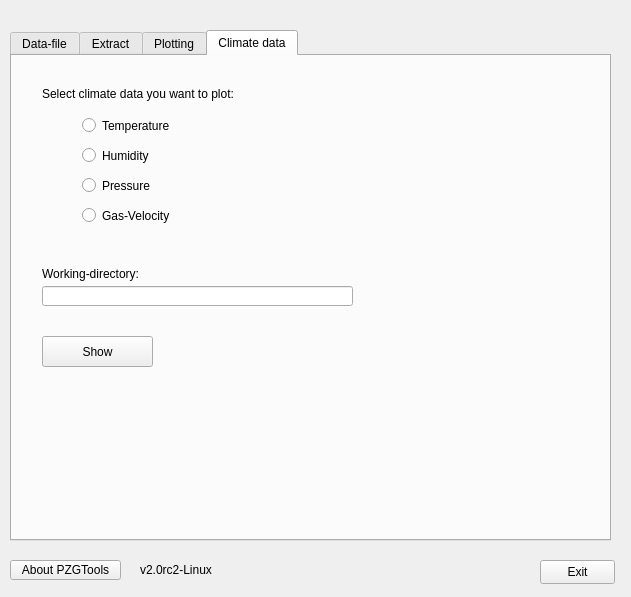
<ui version="4.0" >
 <class>objectPZGtools</class>
 <widget class="QWidget" name="objectPZGtools" >
  <property name="windowModality" >
   <enum>Qt::NonModal</enum>
  </property>
  <property name="geometry" >
   <rect>
    <x>0</x>
    <y>0</y>
    <width>631</width>
    <height>597</height>
   </rect>
  </property>
  <property name="windowTitle" >
   <string>PZG-Tools 2</string>
  </property>
  <property name="windowIcon" >
   <iconset resource="pzg.qrc" >:/new/prefix1/icons/Settings2.png</iconset>
  </property>
  <widget class="QPushButton" name="cmdExit" >
   <property name="geometry" >
    <rect>
     <x>540</x>
     <y>560</y>
     <width>75</width>
     <height>24</height>
    </rect>
   </property>
   <property name="text" >
    <string>Exit</string>
   </property>
  </widget>
  <widget class="QPushButton" name="b_about" >
   <property name="geometry" >
    <rect>
     <x>10</x>
     <y>560</y>
     <width>111</width>
     <height>20</height>
    </rect>
   </property>
   <property name="text" >
    <string>About PZGTools</string>
   </property>
  </widget>
  <widget class="QLabel" name="label_7" >
   <property name="geometry" >
    <rect>
     <x>140</x>
     <y>560</y>
     <width>101</width>
     <height>19</height>
    </rect>
   </property>
   <property name="text" >
    <string>v2.0rc2-Linux</string>
   </property>
  </widget>
  <widget class="QTabWidget" name="tabWidget" >
   <property name="geometry" >
    <rect>
     <x>10</x>
     <y>30</y>
     <width>601</width>
     <height>511</height>
    </rect>
   </property>
   <property name="currentIndex" >
    <number>3</number>
   </property>
   <widget class="QWidget" name="tabDatafile" >
    <attribute name="title" >
     <string>Data-file</string>
    </attribute>
    <widget class="QLineEdit" name="e_PathFile" >
     <property name="geometry" >
      <rect>
       <x>10</x>
       <y>50</y>
       <width>471</width>
       <height>21</height>
      </rect>
     </property>
    </widget>
    <widget class="QPushButton" name="b_OpenDatafile" >
     <property name="geometry" >
      <rect>
       <x>490</x>
       <y>50</y>
       <width>75</width>
       <height>20</height>
      </rect>
     </property>
     <property name="text" >
      <string>open ...</string>
     </property>
    </widget>
    <widget class="QTextBrowser" name="textEdit" >
     <property name="geometry" >
      <rect>
       <x>10</x>
       <y>90</y>
       <width>561</width>
       <height>231</height>
      </rect>
     </property>
    </widget>
    <widget class="QLineEdit" name="e_workdir" >
     <property name="geometry" >
      <rect>
       <x>10</x>
       <y>370</y>
       <width>461</width>
       <height>20</height>
      </rect>
     </property>
    </widget>
    <widget class="QPushButton" name="b_OpenWorkdir" >
     <property name="geometry" >
      <rect>
       <x>484</x>
       <y>370</y>
       <width>91</width>
       <height>20</height>
      </rect>
     </property>
     <property name="text" >
      <string>set WorkDir</string>
     </property>
    </widget>
   </widget>
   <widget class="QWidget" name="tabExtract" >
    <attribute name="title" >
     <string>Extract</string>
    </attribute>
    <widget class="QCheckBox" name="chk_03" >
     <property name="geometry" >
      <rect>
       <x>30</x>
       <y>60</y>
       <width>70</width>
       <height>19</height>
      </rect>
     </property>
     <property name="text" >
      <string>0.3</string>
     </property>
    </widget>
    <widget class="QLabel" name="label" >
     <property name="geometry" >
      <rect>
       <x>20</x>
       <y>30</y>
       <width>301</width>
       <height>16</height>
      </rect>
     </property>
     <property name="text" >
      <string>Select particle size you want to extract (particle size in µm):</string>
     </property>
    </widget>
    <widget class="QCheckBox" name="chk_05" >
     <property name="geometry" >
      <rect>
       <x>30</x>
       <y>90</y>
       <width>70</width>
       <height>19</height>
      </rect>
     </property>
     <property name="text" >
      <string>0.5</string>
     </property>
    </widget>
    <widget class="QCheckBox" name="chk_07" >
     <property name="geometry" >
      <rect>
       <x>30</x>
       <y>120</y>
       <width>70</width>
       <height>19</height>
      </rect>
     </property>
     <property name="text" >
      <string>0.7</string>
     </property>
    </widget>
    <widget class="QCheckBox" name="chk_10" >
     <property name="geometry" >
      <rect>
       <x>30</x>
       <y>150</y>
       <width>70</width>
       <height>19</height>
      </rect>
     </property>
     <property name="text" >
      <string>1.0</string>
     </property>
    </widget>
    <widget class="QCheckBox" name="chk_20" >
     <property name="geometry" >
      <rect>
       <x>140</x>
       <y>60</y>
       <width>70</width>
       <height>19</height>
      </rect>
     </property>
     <property name="text" >
      <string>2.0</string>
     </property>
    </widget>
    <widget class="QCheckBox" name="chk_50" >
     <property name="geometry" >
      <rect>
       <x>140</x>
       <y>90</y>
       <width>70</width>
       <height>19</height>
      </rect>
     </property>
     <property name="text" >
      <string>5.0</string>
     </property>
    </widget>
    <widget class="QCheckBox" name="chk_70" >
     <property name="geometry" >
      <rect>
       <x>140</x>
       <y>120</y>
       <width>70</width>
       <height>19</height>
      </rect>
     </property>
     <property name="text" >
      <string>7.0</string>
     </property>
    </widget>
    <widget class="QCheckBox" name="chk_100" >
     <property name="geometry" >
      <rect>
       <x>140</x>
       <y>150</y>
       <width>70</width>
       <height>19</height>
      </rect>
     </property>
     <property name="text" >
      <string>10.0</string>
     </property>
    </widget>
    <widget class="QPushButton" name="b_extract" >
     <property name="geometry" >
      <rect>
       <x>20</x>
       <y>300</y>
       <width>151</width>
       <height>31</height>
      </rect>
     </property>
     <property name="text" >
      <string>Extract </string>
     </property>
    </widget>
    <widget class="QLineEdit" name="e_outfile" >
     <property name="geometry" >
      <rect>
       <x>20</x>
       <y>230</y>
       <width>341</width>
       <height>20</height>
      </rect>
     </property>
     <property name="text" >
      <string>out.dat</string>
     </property>
    </widget>
    <widget class="QLabel" name="label_2" >
     <property name="geometry" >
      <rect>
       <x>20</x>
       <y>210</y>
       <width>311</width>
       <height>16</height>
      </rect>
     </property>
     <property name="text" >
      <string>Name of the output data-file prefix:</string>
     </property>
    </widget>
   </widget>
   <widget class="QWidget" name="tabPlot" >
    <attribute name="title" >
     <string>Plotting</string>
    </attribute>
    <widget class="QLineEdit" name="e_plotfile" >
     <property name="geometry" >
      <rect>
       <x>30</x>
       <y>40</y>
       <width>191</width>
       <height>20</height>
      </rect>
     </property>
     <property name="text" >
      <string>myplot.plt</string>
     </property>
    </widget>
    <widget class="QLineEdit" name="e_title" >
     <property name="geometry" >
      <rect>
       <x>30</x>
       <y>100</y>
       <width>281</width>
       <height>20</height>
      </rect>
     </property>
     <property name="toolTip" >
      <string>Do not use spaces for the title name, use _ or - , for example: laminarflow_0.3um_roomnumber_346</string>
     </property>
     <property name="text" >
      <string>title_of_the_plot</string>
     </property>
    </widget>
    <widget class="QGroupBox" name="groupBox" >
     <property name="geometry" >
      <rect>
       <x>30</x>
       <y>160</y>
       <width>541</width>
       <height>311</height>
      </rect>
     </property>
     <property name="title" >
      <string>Select data-files from extraction:</string>
     </property>
     <widget class="QPushButton" name="b_openData1" >
      <property name="geometry" >
       <rect>
        <x>20</x>
        <y>30</y>
        <width>111</width>
        <height>24</height>
       </rect>
      </property>
      <property name="text" >
       <string>Data-file 1</string>
      </property>
     </widget>
     <widget class="QPushButton" name="b_openData2" >
      <property name="geometry" >
       <rect>
        <x>20</x>
        <y>70</y>
        <width>111</width>
        <height>24</height>
       </rect>
      </property>
      <property name="text" >
       <string>Data-file 2</string>
      </property>
     </widget>
     <widget class="QPushButton" name="b_openData3" >
      <property name="geometry" >
       <rect>
        <x>20</x>
        <y>110</y>
        <width>111</width>
        <height>24</height>
       </rect>
      </property>
      <property name="text" >
       <string>Data-file 3</string>
      </property>
     </widget>
     <widget class="QPushButton" name="b_openData4" >
      <property name="geometry" >
       <rect>
        <x>20</x>
        <y>150</y>
        <width>111</width>
        <height>24</height>
       </rect>
      </property>
      <property name="text" >
       <string>Data-file 4</string>
      </property>
     </widget>
     <widget class="QPushButton" name="b_openData5" >
      <property name="geometry" >
       <rect>
        <x>20</x>
        <y>190</y>
        <width>111</width>
        <height>24</height>
       </rect>
      </property>
      <property name="text" >
       <string>Data-file 5</string>
      </property>
     </widget>
     <widget class="QLineEdit" name="e_data1" >
      <property name="geometry" >
       <rect>
        <x>170</x>
        <y>30</y>
        <width>351</width>
        <height>20</height>
       </rect>
      </property>
     </widget>
     <widget class="QLineEdit" name="e_data2" >
      <property name="geometry" >
       <rect>
        <x>170</x>
        <y>70</y>
        <width>351</width>
        <height>20</height>
       </rect>
      </property>
     </widget>
     <widget class="QLineEdit" name="e_data3" >
      <property name="geometry" >
       <rect>
        <x>170</x>
        <y>110</y>
        <width>351</width>
        <height>20</height>
       </rect>
      </property>
     </widget>
     <widget class="QLineEdit" name="e_data4" >
      <property name="geometry" >
       <rect>
        <x>170</x>
        <y>150</y>
        <width>351</width>
        <height>20</height>
       </rect>
      </property>
     </widget>
     <widget class="QLineEdit" name="e_data5" >
      <property name="geometry" >
       <rect>
        <x>170</x>
        <y>190</y>
        <width>351</width>
        <height>20</height>
       </rect>
      </property>
     </widget>
     <widget class="QPushButton" name="b_plot" >
      <property name="geometry" >
       <rect>
        <x>440</x>
        <y>270</y>
        <width>75</width>
        <height>24</height>
       </rect>
      </property>
      <property name="text" >
       <string>Plot!</string>
      </property>
     </widget>
    </widget>
    <widget class="QLabel" name="label_3" >
     <property name="geometry" >
      <rect>
       <x>30</x>
       <y>20</y>
       <width>231</width>
       <height>19</height>
      </rect>
     </property>
     <property name="text" >
      <string>Name of the plotfile to create:</string>
     </property>
    </widget>
    <widget class="QLabel" name="label_4" >
     <property name="geometry" >
      <rect>
       <x>30</x>
       <y>80</y>
       <width>261</width>
       <height>19</height>
      </rect>
     </property>
     <property name="text" >
      <string>Title of the plot (do NOT use spaces!) :</string>
     </property>
    </widget>
   </widget>
   <widget class="QWidget" name="tabClimate" >
    <attribute name="title" >
     <string>Climate data</string>
    </attribute>
    <widget class="QLabel" name="label_5" >
     <property name="geometry" >
      <rect>
       <x>30</x>
       <y>30</y>
       <width>301</width>
       <height>16</height>
      </rect>
     </property>
     <property name="text" >
      <string>Select climate data you want to plot:</string>
     </property>
    </widget>
    <widget class="QPushButton" name="b_getClima" >
     <property name="geometry" >
      <rect>
       <x>30</x>
       <y>280</y>
       <width>111</width>
       <height>31</height>
      </rect>
     </property>
     <property name="text" >
      <string>Show</string>
     </property>
    </widget>
    <widget class="QLineEdit" name="e_climateWorkDir" >
     <property name="enabled" >
      <bool>true</bool>
     </property>
     <property name="geometry" >
      <rect>
       <x>30</x>
       <y>230</y>
       <width>311</width>
       <height>20</height>
      </rect>
     </property>
    </widget>
    <widget class="QRadioButton" name="radio_temp" >
     <property name="geometry" >
      <rect>
       <x>70</x>
       <y>60</y>
       <width>121</width>
       <height>19</height>
      </rect>
     </property>
     <property name="text" >
      <string>Temperature</string>
     </property>
    </widget>
    <widget class="QRadioButton" name="radio_humi" >
     <property name="geometry" >
      <rect>
       <x>70</x>
       <y>90</y>
       <width>121</width>
       <height>19</height>
      </rect>
     </property>
     <property name="text" >
      <string>Humidity</string>
     </property>
    </widget>
    <widget class="QRadioButton" name="radio_pres" >
     <property name="geometry" >
      <rect>
       <x>70</x>
       <y>120</y>
       <width>121</width>
       <height>19</height>
      </rect>
     </property>
     <property name="text" >
      <string>Pressure</string>
     </property>
    </widget>
    <widget class="QRadioButton" name="radio_velo" >
     <property name="geometry" >
      <rect>
       <x>70</x>
       <y>150</y>
       <width>131</width>
       <height>19</height>
      </rect>
     </property>
     <property name="text" >
      <string>Gas-Velocity</string>
     </property>
    </widget>
    <widget class="QLabel" name="label_6" >
     <property name="geometry" >
      <rect>
       <x>30</x>
       <y>210</y>
       <width>121</width>
       <height>16</height>
      </rect>
     </property>
     <property name="text" >
      <string>Working-directory:</string>
     </property>
    </widget>
   </widget>
  </widget>
 </widget>
 <resources>
  <include location="pzg.qrc" />
 </resources>
 <connections>
  <connection>
   <sender>cmdExit</sender>
   <signal>clicked()</signal>
   <receiver>objectPZGtools</receiver>
   <slot>close()</slot>
   <hints>
    <hint type="sourcelabel" >
     <x>549</x>
     <y>518</y>
    </hint>
    <hint type="destinationlabel" >
     <x>459</x>
     <y>517</y>
    </hint>
   </hints>
  </connection>
 </connections>
</ui>
